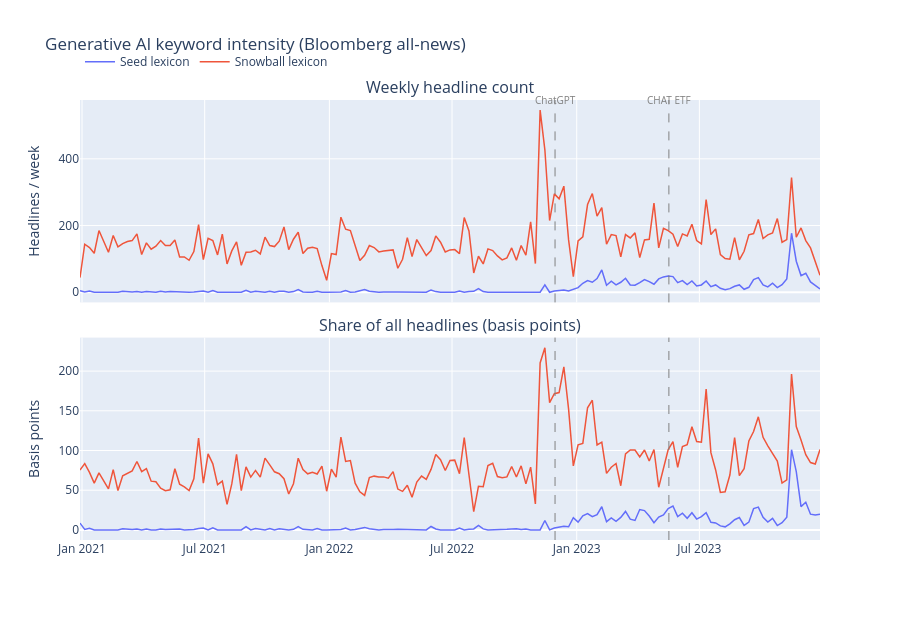

Notebook cell for this chart:
### Markdown cell above
## 6. Plot weekly intensity

### Code cell
fig = make_subplots(rows=2, cols=1, shared_xaxes=True, vertical_spacing=0.08,
                    subplot_titles=("Weekly headline count", "Share of all headlines (basis points)"))

for col, name, color in [
    ("seed_hits", "Seed lexicon", "#636EFA"),
    ("snow_hits", "Snowball lexicon", "#EF553B"),
]:
    fig.add_trace(go.Scatter(x=compare.week, y=compare[col], name=name,
                             line=dict(color=color, width=1.5)), row=1, col=1)

for col, name, color in [
    ("seed_share_bp", "Seed share (bp)", "#636EFA"),
    ("snow_share_bp", "Snowball share (bp)", "#EF553B"),
]:
    fig.add_trace(go.Scatter(x=compare.week, y=compare[col], name=name,
                             line=dict(color=color, width=1.5), showlegend=False), row=2, col=1)

for dt, label in [(CHATGPT_LAUNCH, "ChatGPT"), (INCEPTION, "CHAT ETF")]:
    for row in (1, 2):
        fig.add_vline(x=dt, line_width=1, line_dash="dash", line_color="gray", row=row, col=1)
    fig.add_annotation(x=dt, y=1.02, yref="paper", text=label, showarrow=False,
                       font=dict(size=10, color="gray"), xanchor="center")

fig.update_layout(height=620, title="Generative AI keyword intensity (Bloomberg all-news)",
                  legend=dict(orientation="h", y=1.12), hovermode="x unified")
fig.update_yaxes(title_text="Headlines / week", row=1, col=1)
fig.update_yaxes(title_text="Basis points", row=2, col=1)

html_path = OUTPUT_DIR / "genai_keyword_timeline.html"
fig.write_html(html_path)
fig.show()
print(f"Saved {html_path.name}")

### Figure 1 — Plotly figure (JSON) as saved in the notebook; plotly's stock layout.template omitted (floating-point values rounded to 4 significant figures; data arrays with more than 128 entries replaced by an {"elided": "..."} marker saying what was removed)
{"data": [{"line": {"color": "#636EFA", "width": 1.5}, "name": "Seed lexicon", "type": "scatter", "x": {"elided": "157 str values"}, "xaxis": "x", "y": {"elided": "157 int values"}, "yaxis": "y"}, {"line": {"color": "#EF553B", "width": 1.5}, "name": "Snowball lexicon", "type": "scatter", "x": {"elided": "157 str values"}, "xaxis": "x", "y": {"elided": "157 int values"}, "yaxis": "y"}, {"line": {"color": "#636EFA", "width": 1.5}, "name": "Seed share (bp)", "showlegend": false, "type": "scatter", "x": {"elided": "157 str values"}, "xaxis": "x2", "y": {"elided": "157 float values"}, "yaxis": "y2"}, {"line": {"color": "#EF553B", "width": 1.5}, "name": "Snowball share (bp)", "showlegend": false, "type": "scatter", "x": {"elided": "157 str values"}, "xaxis": "x2", "y": {"elided": "157 float values"}, "yaxis": "y2"}], "layout": {"annotations": [{"font": {"size": 16}, "showarrow": false, "text": "Weekly headline count", "x": 0.5, "xanchor": "center", "xref": "paper", "y": 1, "yanchor": "bottom", "yref": "paper"}, {"font": {"size": 16}, "showarrow": false, "text": "Share of all headlines (basis points)", "x": 0.5, "xanchor": "center", "xref": "paper", "y": 0.46, "yanchor": "bottom", "yref": "paper"}, {"font": {"color": "gray", "size": 10}, "showarrow": false, "text": "ChatGPT", "x": "2022-11-30T00:00:00", "xanchor": "center", "y": 1.02, "yref": "paper"}, {"font": {"color": "gray", "size": 10}, "showarrow": false, "text": "CHAT ETF", "x": "2023-05-17T00:00:00", "xanchor": "center", "y": 1.02, "yref": "paper"}], "height": 620, "hovermode": "x unified", "legend": {"orientation": "h", "y": 1.12}, "shapes": [{"line": {"color": "gray", "dash": "dash", "width": 1}, "type": "line", "x0": "2022-11-30T00:00:00", "x1": "2022-11-30T00:00:00", "xref": "x", "y0": 0, "y1": 1, "yref": "y domain"}, {"line": {"color": "gray", "dash": "dash", "width": 1}, "type": "line", "x0": "2022-11-30T00:00:00", "x1": "2022-11-30T00:00:00", "xref": "x2", "y0": 0, "y1": 1, "yref": "y2 domain"}, {"line": {"color": "gray", "dash": "dash", "width": 1}, "type": "line", "x0": "2023-05-17T00:00:00", "x1": "2023-05-17T00:00:00", "xref": "x", "y0": 0, "y1": 1, "yref": "y domain"}, {"line": {"color": "gray", "dash": "dash", "width": 1}, "type": "line", "x0": "2023-05-17T00:00:00", "x1": "2023-05-17T00:00:00", "xref": "x2", "y0": 0, "y1": 1, "yref": "y2 domain"}], "title": {"text": "Generative AI keyword intensity (Bloomberg all-news)"}, "xaxis": {"anchor": "y", "domain": [0, 1], "matches": "x2", "showticklabels": false}, "xaxis2": {"anchor": "y2", "domain": [0, 1]}, "yaxis": {"anchor": "x", "domain": [0.54, 1], "title": {"text": "Headlines / week"}}, "yaxis2": {"anchor": "x2", "domain": [0, 0.46], "title": {"text": "Basis points"}}}}
